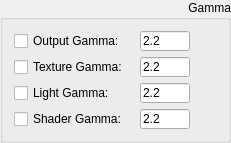
       <widget class="QGroupBox" name="groupBox_3">
        <property name="geometry">
         <rect>
          <x>740</x>
          <y>140</y>
          <width>231</width>
          <height>121</height>
         </rect>
        </property>
        <property name="sizePolicy">
         <sizepolicy hsizetype="Preferred" vsizetype="Fixed">
          <horstretch>0</horstretch>
          <verstretch>0</verstretch>
         </sizepolicy>
        </property>
        <property name="minimumSize">
         <size>
          <width>0</width>
          <height>0</height>
         </size>
        </property>
        <property name="layoutDirection">
         <enum>Qt::LeftToRight</enum>
        </property>
        <property name="title">
         <string>Gamma</string>
        </property>
        <property name="alignment">
         <set>Qt::AlignRight|Qt::AlignTop|Qt::AlignTrailing</set>
        </property>
        <property name="flat">
         <bool>false</bool>
        </property>
        <property name="checkable">
         <bool>false</bool>
        </property>
        <layout class="QFormLayout" name="formLayout">
         <property name="fieldGrowthPolicy">
          <enum>QFormLayout::AllNonFixedFieldsGrow</enum>
         </property>
         <property name="labelAlignment">
          <set>Qt::AlignLeading|Qt::AlignLeft|Qt::AlignTop</set>
         </property>
         <property name="formAlignment">
          <set>Qt::AlignLeading|Qt::AlignLeft|Qt::AlignTop</set>
         </property>
         <item row="0" column="0">
          <widget class="QCheckBox" name="mainTabGammaOutputGammaCheckBox">
           <property name="minimumSize">
            <size>
             <width>120</width>
             <height>0</height>
            </size>
           </property>
           <property name="statusTip">
            <string>Overrides the output gamma.</string>
           </property>
           <property name="text">
            <string>Output Gamma:</string>
           </property>
           <property name="checked">
            <bool>false</bool>
           </property>
          </widget>
         </item>
         <item row="0" column="1">
          <widget class="QLineEdit" name="mainTabGammaOutputGammaLineEdit">
           <property name="minimumSize">
            <size>
             <width>30</width>
             <height>20</height>
            </size>
           </property>
           <property name="maximumSize">
            <size>
             <width>50</width>
             <height>20</height>
            </size>
           </property>
           <property name="layoutDirection">
            <enum>Qt::LeftToRight</enum>
           </property>
           <property name="text">
            <string>2.2</string>
           </property>
           <property name="alignment">
            <set>Qt::AlignLeading|Qt::AlignLeft|Qt::AlignVCenter</set>
           </property>
          </widget>
         </item>
         <item row="1" column="0">
          <widget class="QCheckBox" name="mainTabGammaTextureGammaCheckBox">
           <property name="statusTip">
            <string>Overrides the texture gamma.</string>
           </property>
           <property name="text">
            <string>Texture Gamma:</string>
           </property>
          </widget>
         </item>
         <item row="1" column="1">
          <widget class="QLineEdit" name="mainTabGammaTextureGammaLineEdit">
           <property name="minimumSize">
            <size>
             <width>30</width>
             <height>20</height>
            </size>
           </property>
           <property name="maximumSize">
            <size>
             <width>50</width>
             <height>20</height>
            </size>
           </property>
           <property name="text">
            <string>2.2</string>
           </property>
          </widget>
         </item>
         <item row="2" column="0">
          <widget class="QCheckBox" name="mainTabGammaLightGammaCheckBox">
           <property name="statusTip">
            <string>Overrides the light gamma.</string>
           </property>
           <property name="text">
            <string>Light Gamma:</string>
           </property>
          </widget>
         </item>
         <item row="2" column="1">
          <widget class="QLineEdit" name="mainTabGammaLightGammaLineEdit">
           <property name="minimumSize">
            <size>
             <width>30</width>
             <height>20</height>
            </size>
           </property>
           <property name="maximumSize">
            <size>
             <width>50</width>
             <height>20</height>
            </size>
           </property>
           <property name="text">
            <string>2.2</string>
           </property>
          </widget>
         </item>
         <item row="3" column="0">
          <widget class="QCheckBox" name="mainTabGammaShaderGammaCheckBox">
           <property name="statusTip">
            <string>Overrides the shader gamma.</string>
           </property>
           <property name="text">
            <string>Shader Gamma:</string>
           </property>
          </widget>
         </item>
         <item row="3" column="1">
          <widget class="QLineEdit" name="mainTabGammaShaderGammaLineEdit">
           <property name="minimumSize">
            <size>
             <width>30</width>
             <height>20</height>
            </size>
           </property>
           <property name="maximumSize">
            <size>
             <width>50</width>
             <height>20</height>
            </size>
           </property>
           <property name="text">
            <string>2.2</string>
           </property>
          </widget>
         </item>
        </layout>
       </widget>
